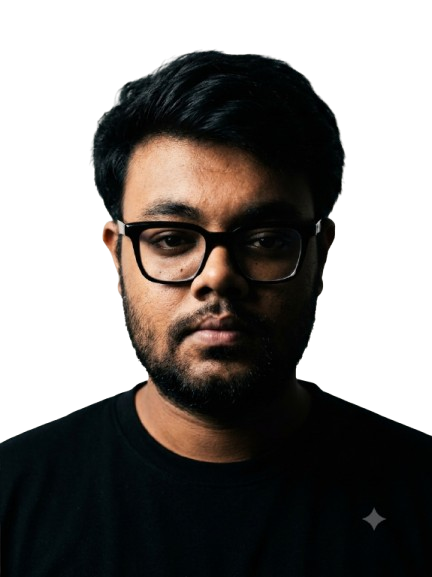
#> input picture headshot.png, 432 x 577 px
$ python make_portrait.py
#> lines starting #> are read from the running program, lines starting #| are printed output that depends on the picture
import os
import numpy as np
from PIL import Image, ImageOps, ImageEnhance, ImageFilter

RAMP = ".:-~=+*#%@"

def generate_portrait(image_path, output_path, target_width=115):
#> called with image_path = 'headshot.png', output_path = 'assets/ascii.svg', target_width = 115
    img = Image.open(image_path).convert("RGBA")
#> img is the input picture: PIL image 432x577 RGBA; mean R, G, B, A 21.9, 18.6, 16, 146.8

    aspect_ratio = img.height / img.width
#> aspect_ratio = 1.34
    target_height = int(target_width * aspect_ratio * 0.52)
#> target_height = 79
    img = img.resize((target_width, target_height), Image.Resampling.LANCZOS)
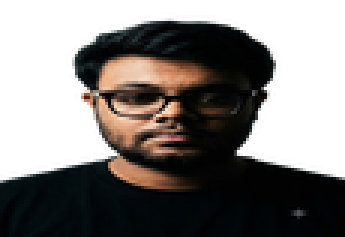
#> img: PIL image 115x79 RGBA (shown 3 times larger); mean R, G, B, A 22.6, 19.3, 16.6, 146.8; transparent parts drawn white

    r, g, b, alpha = img.split()
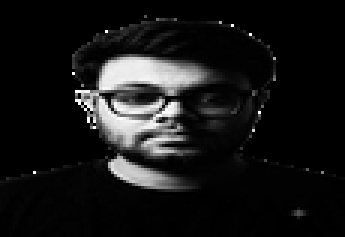
#> r: PIL image 115x79 L (shown 3 times larger); min 0, max 255, mean 22.6
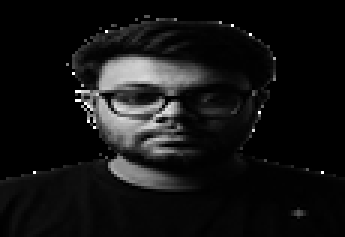
#> g: PIL image 115x79 L (shown 3 times larger); min 0, max 255, mean 19.3
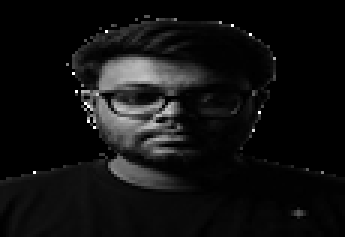
#> b: PIL image 115x79 L (shown 3 times larger); min 0, max 255, mean 16.6
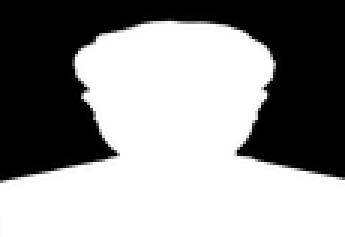
#> alpha: PIL image 115x79 L (shown 3 times larger); min 0, max 255, mean 146.8
    alpha_arr = np.array(alpha)

    base_gray = Image.merge("RGB", (r, g, b)).convert("L")
    base_gray = ImageOps.autocontrast(base_gray, cutoff=(2, 2))
    enhanced = ImageEnhance.Sharpness(base_gray).enhance(2.0)
    enhanced = ImageEnhance.Contrast(enhanced).enhance(1.6)
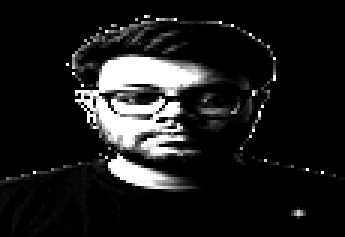
#> enhanced: PIL image 115x79 L (shown 3 times larger); min 0, max 255, mean 28.6
    gray_arr = np.array(enhanced)

    edge_map = np.array(enhanced.filter(ImageFilter.FIND_EDGES))
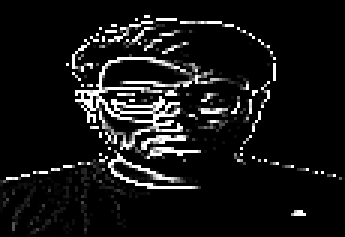
#> edge_map: shape (79, 115) (shown 3 times larger); min 0, max 255, mean 21.3

    lines = []
    ramp_len = len(RAMP) - 1

    for y in range(target_height):
        line = ""
        for x in range(target_width):
            if alpha_arr[y, x] < 15 or gray_arr[y, x] < 10:
                line += " "
                continue

            lum = gray_arr[y, x]
            edge = edge_map[y, x]

            if edge > 75:
                char = "#"
            elif lum < 45:
                char = "." if y % 2 == 0 else ":"
            else:
                idx = int((lum / 255.0) * ramp_len)
                char = RAMP[idx]

            line += char
        lines.append(line)
#> after the loop, lines = 79 items

    char_width = 6.2
    line_height = 9.2
    svg_width = int(target_width * char_width)
    svg_height = int(target_height * line_height + 30)
#> svg_height = 756

    total_duration = 3.5
    line_delay_step = total_duration / max(target_height, 1)
#> line_delay_step = 0.0443

    svg = [
        f'<svg xmlns="http://www.w3.org/2000/svg" viewBox="0 0 {svg_width} {svg_height}" width="100%" height="auto">',
        '  <style>',
        '    text {',
        '      font-family: "JetBrains Mono", Consolas, "Courier New", monospace;',
        '      font-size: 8.5px;',
        '      font-weight: bold;',
        '      fill: #58a6ff;',
        '      white-space: pre;',
        '      text-anchor: middle;',
        '    }',
        '  </style>',
        '  <rect width="100%" height="100%" fill="#0d1117" rx="8" />',
        '  <defs>'
    ]

    for i in range(target_height):
        delay = round(i * line_delay_step, 3)
        svg.append(
            f'    <clipPath id="wipe-{i}">'
            f'      <rect x="0" y="0" width="0" height="{svg_height}">'
            f'        <animate attributeName="width" from="0" to="{svg_width}" dur="0.45s" begin="{delay}s" fill="freeze" />'
            f'      </rect>'
            f'    </clipPath>'
        )

    svg.append('  </defs>')

    y_pos = 20
    for i, line in enumerate(lines):
        escaped = line.replace("&", "&amp;").replace("<", "&lt;").replace(">", "&gt;")
        svg.append(
            f'  <g clip-path="url(#wipe-{i})">'
            f'    <text x="50%" y="{y_pos}">{escaped}</text>'
            f'  </g>'
        )
        y_pos += line_height
#> this loop made 79 passes
#> y_pos on passes 1 to 12: 29.2, 38.4, 47.6, 56.8, 66, 75.2, 84.4, 93.6, 102.8, 112, 121.2, 130.4
#> after the loop, svg = 172 items; y_pos = 746.8

    svg.append('</svg>')

    os.makedirs(os.path.dirname(output_path), exist_ok=True)
    with open(output_path, "w", encoding="utf-8") as f:
        f.write("\n".join(svg))

if __name__ == "__main__":
    base_dir = os.path.dirname(os.path.dirname(os.path.abspath(__file__)))
    input_file = os.path.join(base_dir, "headshot.png")
    output_file = os.path.join(base_dir, "assets", "ascii.svg")

    if not os.path.exists(input_file):
        print(f"❌ Cannot find: {input_file}")
    else:
        generate_portrait(input_file, output_file, target_width=115)
        print(f"✓ Generated centered: {output_file}")
